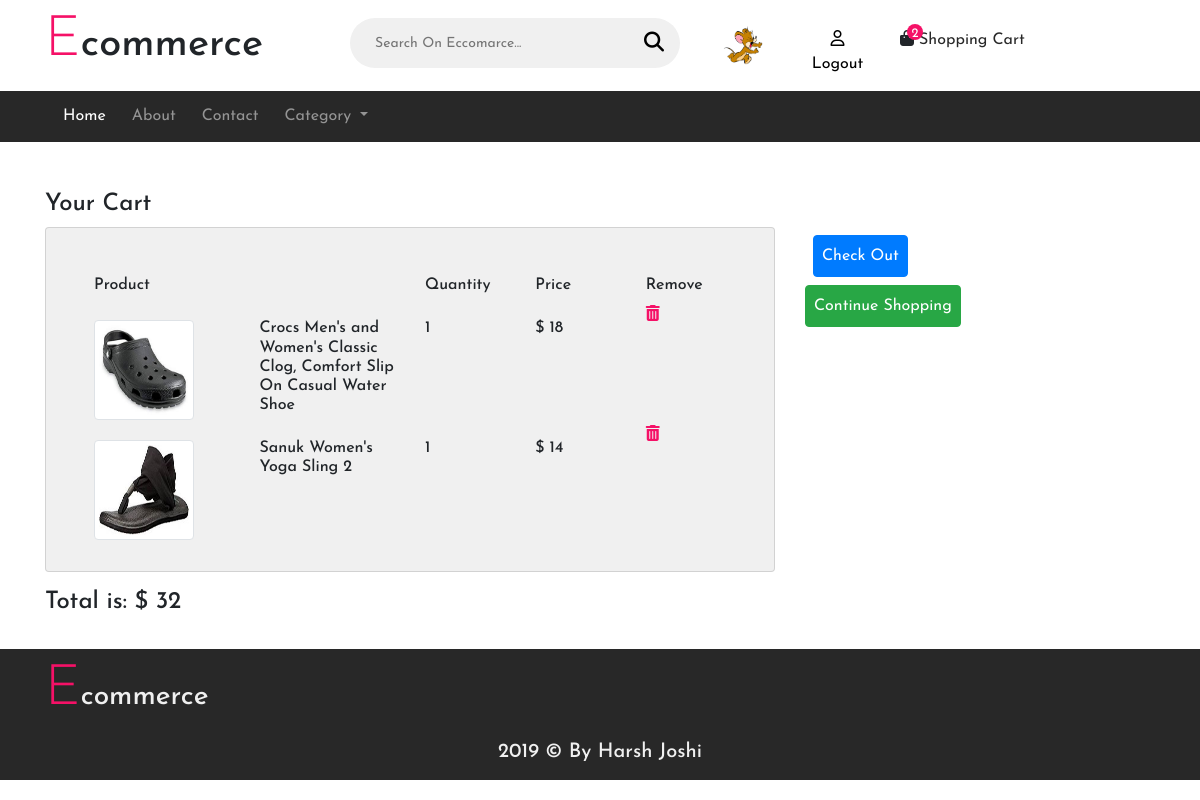
Page /viewcart/4/ (signed in) on the committed database.
### users/models.py (models this page shows, shortened)
class ProfileModel(models.Model):
    user = models.OneToOneField(User,on_delete=models.CASCADE)
    image = models.ImageField(default='default.jpg',upload_to='images/')

### products/models.py (models this page shows, shortened)
class Cart(models.Model):
    product = models.ForeignKey(Product,on_delete=models.CASCADE)
    quantity = models.IntegerField(default=1)
    user = models.ForeignKey(User,on_delete=models.CASCADE)
    totalprice = models.IntegerField(default=0)
    def get_absolute_url_removecart(self):
        return reverse('products:removecart',kwargs={'id':self.id})

class Product(models.Model):
    subcat = models.ForeignKey(SubCategory,on_delete=models.CASCADE)
    image = models.ImageField(default='default.jpg',upload_to='images/')
    name = models.TextField(max_length=200)
    price = models.IntegerField()
    description = models.TextField(max_length=300)

### products/views.py (the view)
# urls.py: path('viewcart/<int:id>/',views.view_cart,name='viewcart'),
@login_required
def view_cart(request,id):
    cart = Cart.objects.filter(user=request.user.id).count()
    main_cat = MainCategory.objects.all()
    products = Cart.objects.filter(user=id).all()
    total = Cart.objects.filter(user=id).aggregate(Sum('totalprice'))
    print("Total is: ",total)
    return render(request,'products/cart.html',{'maincat':main_cat,'products':products,'cart_count':cart,'total':total})

### products/templates/products/cart.html (shortened to what this page needs)
{% extends 'products/base.html' %}
{% block body %}
    <div class="container c-font mb-4">
        <h4 class="mt-5">Your Cart</h4>
        <div class="row">
          <div class="col-md-8">
              <div class="card p-5" style="background: #F0F0F0;">
                <div class="row">
                  <div class="col-md-6">
                    <h6>Product</h6>
                  </div>
                  <div class="col-md-2">
                    <h6>Quantity</h6>
                  </div>
                  <div class="col-md-2">
                    <h6>Price</h6>
                  </div>
                  <div class="col-md-2">
                    <h6>Remove</h6>
                  </div>
                </div>
              {% for i in products %}
              <div class="row">
                <div class="col-md-6">
                  <div class="row">
                    <div class="col">
                      <img src="{{i.product.image.url}}" class="img-thumbnail image3" alt="">
                    </div>
                    <div class="col">
                      <h6 class="mt-3">{{i.product.name}}</h6>
                    </div>
                  </div>
                </div>
                <div class="col-md-2">
                  <h6 class="mt-3">{{i.quantity}}</h6>
                </div>
                <div class="col-md-2">
                  <h6 class="mt-3">&#x24; {{i.product.price}}</h6>
                </div>
                <div class="col-md-2">
                  <a href="{{i.get_absolute_url_removecart}}" style="color: #F51167;" class="text-center"><i class="fas fa-trash-alt"></i></a>
                </div>
              </div>
              {% endfor %}
              </div>
          </div>
          <div class="col-md-4">
            <div class="row">
              <div class="col-md-12">
                <a href="{% url 'products:checkout' %}"><button type="button" name="button" class="btn btn-primary p-2 m-2">Check Out</button></a>
              </div>
              <div class="col-md-12">
                <button type="button" name="button" class="btn btn-success p-2">Continue Shopping</button>
              </div>
            </div>
          </div>
        </div>
        <div class="row mt-3">
          <div class="col">
            <h4>Total is: &#x24; {{total.totalprice__sum}}</h4>
          </div>
        </div>
    </div>
{% endblock %}

### products/templates/products/base.html (shortened to what this page needs)
{% load static %}
<!doctype html>
<html lang="en">
  <head>
    <link rel="stylesheet" href="https://stackpath.bootstrapcdn.com/bootstrap/4.3.1/css/bootstrap.min.css">
    <link rel="stylesheet" href="https://use.fontawesome.com/releases/v5.10.1/css/all.css">
    <link rel="stylesheet" href="{% static 'products/style.css' %}" type="text/css">
  </head>
  <body>
    <div class="container mt-2 mb-2">
      <div class="row">
        <div class="col-lg-3 col-12 c-font">
          <h1><span class="display-4" style="color: #f51167;">E</span>commerce</h1>
        </div>
        <div class="col-lg-4 col-12 c-font">
          <form action="" class="align-middle search-form">
            <input type="search" name="" id="" class="search-bar" placeholder="Search On Eccomarce...">
            <button type="submit" class="search-button"><i class="fas fa-search"></i></button>
          </form>
        </div>
        {% if user.is_authenticated %}
            <div class="col-lg-1 col-5 signup c-font text-center">
              <a href="{% url 'users:profile' %}"><img src="{{ user.profilemodel.image.url }}" class="image1 rounded-circle" alt="{{user.username}}"></a>
            </div>
            <div class="col-lg-1 col-5 signup c-font">
              <p class="display-5 text-center"><a href="{% url 'users:logout' %}"><i class="far fa-user"></i> Logout</a></p>
            </div>
        {% endif %}
            <div class="col-lg-2 col-7 cart c-font">
            <div class="up-item">
              <div class="shopping-card">
                  <i class="fas fa-shopping-bag"></i>
                <span>{{cart_count}}</span>
              </div>
              {% if user.is_authenticated %}
                 <a href="{% url 'products:viewcart' id=user.id %}">Shopping Cart</a>
              {% else %}
                <a href="{% url 'users:login' %}">Shopping Cart</a>
              {% endif %}
              </div>
          </div>
      </div>
    </div>
    <nav class="navbar navbar-expand-lg navbar-dark bg-dark">
        <div class="container c-font line-height-nav">
            <div class="collapse navbar-collapse" id="navbarSupportedContent">
                <ul class="navbar-nav mr-auto">
                  <li class="nav-item active">
                    <a class="nav-link" href="{% url 'products:home' %}">Home <span class="sr-only">(current)</span></a>
                  </li>
                  <li class="nav-item">
                    <a class="nav-link" href="#">About</a>
                  </li>
                  <li class="nav-item">
                      <a class="nav-link" href="{% url 'products:contact' %}">Contact</a>
                    </li>
                  <li class="nav-item dropdown">
                    <a class="nav-link dropdown-toggle" href="#" id="navbarDropdown" role="button" data-toggle="dropdown" aria-haspopup="true" aria-expanded="false">
                      Category
                    </a>
                  </li>
                </ul>
              </div>
        </div>
      </nav>
      {% block body %}
      {% endblock %}
       {% if request.get_full_path == '/category/1/' or request.get_full_path == '/category/2/' %}
       <footer class="container-fluid footer c-font" style="position: absolute;bottom: 0;">
          <div class="container">
              <div class="row">
                  <div class="col mt-2">
                    <h3><span class="display-4" style="color: #f51167;">E</span>commerce</h3>
                  </div>
              </div>
              <div class="row text-center">
                <div class="col">
                    <h5 class="p-2">2019 &copy; By Harsh Joshi</h5>
                </div>
              </div>
          </div>
       </footer>
       {% else %}
       <footer class="container-fluid footer c-font">
          <div class="container">
              <div class="row">
                  <div class="col mt-2">
                    <h3><span class="display-4" style="color: #f51167;">E</span>commerce</h3>
                  </div>
              </div>
              <div class="row text-center">
                <div class="col">
                    <h5 class="p-2">2019 &copy; By Harsh Joshi</h5>
                </div>
              </div>
          </div>
       </footer>
       {% endif %}
  </body>
</html>

### products/static/products/style.css (style rules this page uses)
* { padding: 0px; margin: 0px; }
.c-font { font-family: 'Josefin Sans', sans-serif; }
.search-form { width: 100%; position: relative; padding: 0 10px; text-align: center; margin: 10px; }
.search-bar { width: 100%; height: 44px; font-size: 14px; border-radius: 50px; border: none; padding: 25px; background: #f0f0f0; }
.search-button { position: absolute; height: 100%; right: 26px; top: 1px; font-size: 20px; color: #000; border: none; cursor: pointer; background-color: transparent; }
.signup p { margin: auto; padding-top: 20px; }
.signup a { color: #000; }
.shopping-card { display: inline-block; position: relative; }
.shopping-card span { position: absolute; top: -4px; left: 100%; height: 16px; min-width: 16px; color: #fff; font-size: 13px; background: #f51167; text-align: center; border-radius: 30px; padding: 0 2px; margin-left: -7px; }
.up-item { margin-top: 20px; }
.up-item a { color: #282828; }
.bg-dark { background-color: #282828 !important; }
.line-height-nav { line-height: 1.2; }
.line-height-nav li { margin-left: 10px; }
.footer { background: #282828; color: #f0f0f0; bottom: 0; }
.image1 { width: 40px; height:40px; top: 17px; position: relative; }
.image3 { width: 100px; height:100px; top: 17px; position: relative; }

### rows in the picture
Cart: product.image (picture), product.name "Crocs Men's and Women's Classic Clog, Comfort Slip On Casual Water Shoe", quantity "1", product.price "18"
Cart: product.image (picture), product.name "Sanuk Women's Yoga Sling 2", quantity "1", product.price "14"

### other values in the picture
{{ cart_count }} "2"
{{ total.totalprice__sum }} "32"
